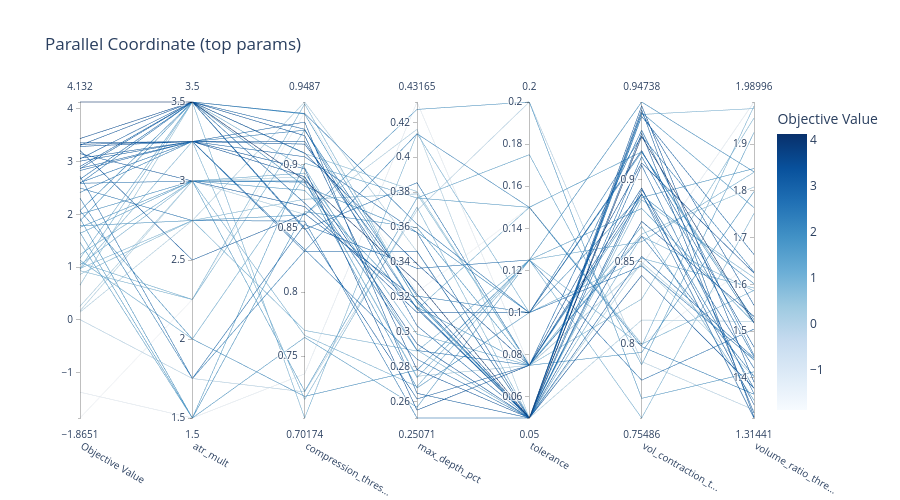

Here is the notebook cell this chart was saved with:
### Code cell
if HAS_PLOTLY:
    fig = plot_parallel_coordinate(
        study,
        params=[
            "atr_mult", "tolerance", "max_depth_pct",
            "compression_threshold", "vol_contraction_threshold",
            "volume_ratio_threshold",
        ],
    )
    fig.update_layout(title="Parallel Coordinate (top params)", height=500)
    fig.show()
